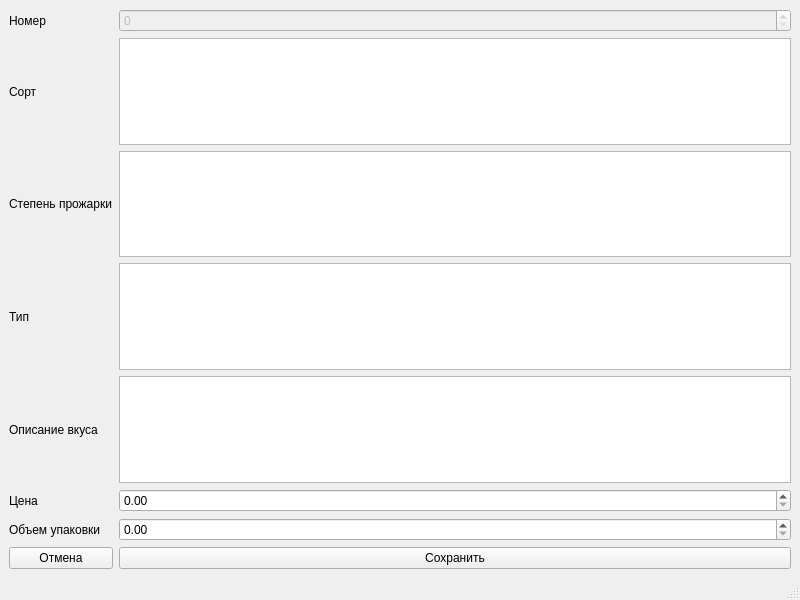
<?xml version="1.0" encoding="UTF-8"?>
<ui version="4.0">
 <class>MainWindow</class>
 <widget class="QMainWindow" name="MainWindow">
  <property name="geometry">
   <rect>
    <x>0</x>
    <y>0</y>
    <width>800</width>
    <height>600</height>
   </rect>
  </property>
  <property name="windowTitle">
   <string>Добавление</string>
  </property>
  <widget class="QWidget" name="centralwidget">
   <layout class="QGridLayout" name="gridLayout_2">
    <item row="0" column="0">
     <layout class="QGridLayout" name="gridLayout">
      <item row="0" column="1">
       <widget class="QSpinBox" name="spinBoxId">
        <property name="enabled">
         <bool>false</bool>
        </property>
        <property name="maximum">
         <number>99999999</number>
        </property>
       </widget>
      </item>
      <item row="5" column="0">
       <widget class="QLabel" name="label_6">
        <property name="text">
         <string>Цена</string>
        </property>
       </widget>
      </item>
      <item row="7" column="1">
       <widget class="QPushButton" name="pushButtonSave">
        <property name="text">
         <string>Сохранить</string>
        </property>
       </widget>
      </item>
      <item row="3" column="0">
       <widget class="QLabel" name="label_4">
        <property name="text">
         <string>Тип</string>
        </property>
       </widget>
      </item>
      <item row="4" column="0">
       <widget class="QLabel" name="label_5">
        <property name="text">
         <string>Описание вкуса</string>
        </property>
       </widget>
      </item>
      <item row="1" column="0">
       <widget class="QLabel" name="label_2">
        <property name="text">
         <string>Сорт</string>
        </property>
       </widget>
      </item>
      <item row="0" column="0">
       <widget class="QLabel" name="label">
        <property name="cursor">
         <cursorShape>ArrowCursor</cursorShape>
        </property>
        <property name="text">
         <string>Номер</string>
        </property>
       </widget>
      </item>
      <item row="2" column="0">
       <widget class="QLabel" name="label_3">
        <property name="text">
         <string>Степень прожарки</string>
        </property>
       </widget>
      </item>
      <item row="7" column="0">
       <widget class="QPushButton" name="pushButtonCancel">
        <property name="text">
         <string>Отмена</string>
        </property>
       </widget>
      </item>
      <item row="6" column="0">
       <widget class="QLabel" name="label_7">
        <property name="text">
         <string>Объем упаковки</string>
        </property>
       </widget>
      </item>
      <item row="1" column="1">
       <widget class="QTextEdit" name="textEditNameVariety"/>
      </item>
      <item row="2" column="1">
       <widget class="QTextEdit" name="textEditDegreeOfRoasting"/>
      </item>
      <item row="3" column="1">
       <widget class="QTextEdit" name="textEditType"/>
      </item>
      <item row="4" column="1">
       <widget class="QTextEdit" name="textEditDescriptionTaste"/>
      </item>
      <item row="5" column="1">
       <widget class="QDoubleSpinBox" name="doubleSpinBoxCost">
        <property name="maximum">
         <double>99999999.989999994635582</double>
        </property>
       </widget>
      </item>
      <item row="6" column="1">
       <widget class="QDoubleSpinBox" name="doubleSpinBoxPackingVolume">
        <property name="maximum">
         <double>99999999.989999994635582</double>
        </property>
       </widget>
      </item>
     </layout>
    </item>
   </layout>
  </widget>
  <widget class="QMenuBar" name="menubar">
   <property name="geometry">
    <rect>
     <x>0</x>
     <y>0</y>
     <width>800</width>
     <height>21</height>
    </rect>
   </property>
  </widget>
  <widget class="QStatusBar" name="statusbar"/>
 </widget>
 <resources/>
 <connections/>
</ui>
